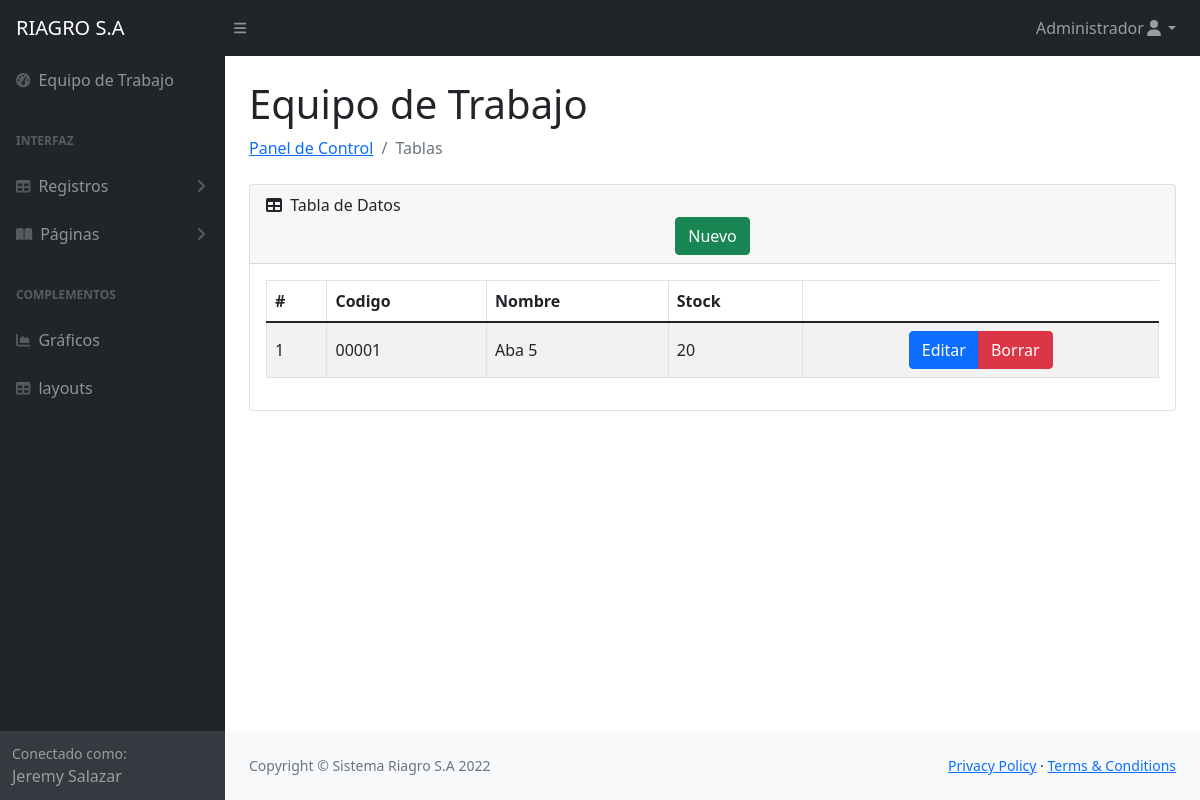
/Panel/inventario.php (signed in), run on the app's committed database.
### tables this page shows
CREATE TABLE `inventario` (
  `id_inventario` int(11) NOT NULL,
  `codigo` varchar(8) NOT NULL,
  `nombre` varchar(40) NOT NULL,
  `stock` varchar(20) NOT NULL
);

### Panel/inventario.php (the view, shortened to what this page needs)
<?php
    require 'conexion.php';
    $rango =$_SESSION['rango'];
    $tipo_usuario = $_SESSION['tipo_trabajador'];
    $nombre=$_SESSION['datos'];
    $where = "";
    $sql ="SELECT * FROM inventario $where";
    $resultado =$mysqli->query($sql)
?>
<!DOCTYPE html>
<html lang="es">
    <head>
        <link href="https://cdn.jsdelivr.net/npm/simple-datatables@latest/dist/style.css" rel="stylesheet" />
        <link href="css/styles.css" rel="stylesheet" />
    </head>
    <body class="sb-nav-fixed">
        <nav class="sb-topnav navbar navbar-expand navbar-dark bg-dark">
            <a class="navbar-brand ps-3" href="principal.php">RIAGRO S.A</a>
            <button class="btn btn-link btn-sm order-1 order-lg-0 me-4 me-lg-0" id="sidebarToggle" href="#!"><i class="fas fa-bars"></i></button>
            <ul class="navbar-nav ms-auto me-0 me-md-3 my-2 my-md-0">
                <li class="nav-item dropdown">
                    <a class="nav-link dropdown-toggle" id="navbarDropdown" href="#" role="button" data-bs-toggle="dropdown" aria-expanded="false"><?php echo $rango; ?><i class="fas fa-user fa-fw"></i></a>
                </li>
            </ul>
        </nav>
        <div id="layoutSidenav">
            <div id="layoutSidenav_nav">
                <nav class="sb-sidenav accordion sb-sidenav-dark" id="sidenavAccordion">
                    <div class="sb-sidenav-menu">
                        <div class="nav">
                            <a class="nav-link" href="trabajadores.php">
                                <div class="sb-nav-link-icon"><i class="fas fa-tachometer-alt"></i></div>
                                Equipo de Trabajo
                            </a>
                            <?php if($tipo_usuario==1){ ?>
                            <div class="sb-sidenav-menu-heading">Interfaz</div>
                            <a class="nav-link collapsed" href="#" data-bs-toggle="collapse" data-bs-target="#collapseLayouts" aria-expanded="false" aria-controls="collapseLayouts">
                                <div class="sb-nav-link-icon"><i class="fas fa-table"></i></div>
                                Registros
                                <div class="sb-sidenav-collapse-arrow"><i class="fas fa-angle-down"></i></div>
                            </a>
                            <a class="nav-link collapsed" href="#" data-bs-toggle="collapse" data-bs-target="#collapsePages" aria-expanded="false" aria-controls="collapsePages">
                                <div class="sb-nav-link-icon"><i class="fas fa-book-open"></i></div>
                                Páginas
                                <div class="sb-sidenav-collapse-arrow"><i class="fas fa-angle-down"></i></div>
                            </a>
                            <?php } ?>
                            <div class="sb-sidenav-menu-heading">Complementos</div>
                            <a class="nav-link" href="charts.html">
                                <div class="sb-nav-link-icon"><i class="fas fa-chart-area"></i></div>
                                Gráficos
                            </a>
                            <a class="nav-link" href="tables.php">
                                <div class="sb-nav-link-icon"><i class="fas fa-table"></i></div>
                                layouts
                            </a>
                        </div>
                    </div>
                    <div class="sb-sidenav-footer">
                        <div class="small">Conectado como:</div>
                        <?php echo $nombre; ?>
                    </div>
                </nav>
            </div>
            <div id="layoutSidenav_content">
                <main>
                    <div class="container-fluid px-4 ">
                        <h1 class="mt-4">Equipo de Trabajo</h1>
                        <ol class="breadcrumb mb-4">
                            <li class="breadcrumb-item"><a href="principal.php">Panel de Control</a></li>
                            <li class="breadcrumb-item active">Tablas</li>
                        </ol>
                        <div class="card mb-4">
                            <div class="card-header">
                                <i class="fas fa-table me-1"></i>
                                Tabla de Datos
                                <div class="container text-center">
                                    <div class="row">
                                        <div class="col-lg-12">
                                            <button id="btnNuevo" type="button" class="btn btn-success">Nuevo</button>
                                        </div>
                                    </div>
                                </div>
                            </div>
                            <div class="card-body table-responsive">
                                <table id="datatablesSimple"class="table table-striped table-bordered table-condensed align-middle" style="width:100%;">
                                    <thead>
                                        <tr>
                                            <th>#</th>
                                            <th>Codigo</th>
                                            <th>Nombre</th>
                                            <th>Stock</th>
                                        </tr>
                                    </thead>
                                    <tbody>
                                        <?php while($row = $resultado->fetch_assoc()){?>
                                        <tr>
                                            <td><?php echo $row['id_inventario']; ?></td>
                                            <td><?php echo $row['codigo']; ?></td>
                                            <td><?php echo $row['nombre']; ?></td>
                                            <td><?php echo $row['stock']; ?></td>
                                            <td>
                                                <div class="text-center">
                                                    <div class="btn-group">
                                                        <button class="btn btn-primary btnEditar">Editar</button>
                                                        <button class="btn btn-danger btnBorrar">Borrar</button>
                                                    </div>
                                                </div>
                                            </td>
                                        </tr>
                                        <?php } ?>
                                    </tbody>
                                </table>
                            </div>
                        </div>
                    </div>
                </main>
                <footer class="py-4 bg-light mt-auto">
                    <div class="container-fluid px-4">
                        <div class="d-flex align-items-center justify-content-between small">
                            <div class="text-muted">Copyright &copy; Sistema Riagro S.A 2022</div>
                            <div>
                                <a href="#">Privacy Policy</a>
                                &middot;
                                <a href="#">Terms &amp; Conditions</a>
                            </div>
                        </div>
                    </div>
                </footer>
            </div>
        </div>
                            <link rel="stylesheet" href="./crud.php">
    </body>
</html>

### data on the page
inventario: id_inventario "1", codigo "00001", nombre "Aba 5", stock "20"

### other printed values
$rango "Administrador"
$nombre "Jeremy Salazar"
